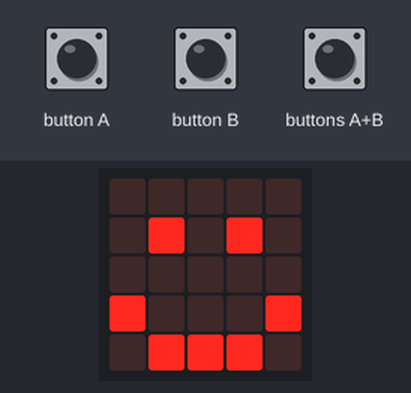
A program run on a simulated BBC micro:bit running MicroPython. On the bench: the board's 5×5 LED display. The inputs (shaded band) are chosen by the test bench. Random numbers come from a fixed seed.

Above: at 1.2 s.
1.3 s: button A pressed for 0.15 s
At 2.0 s:
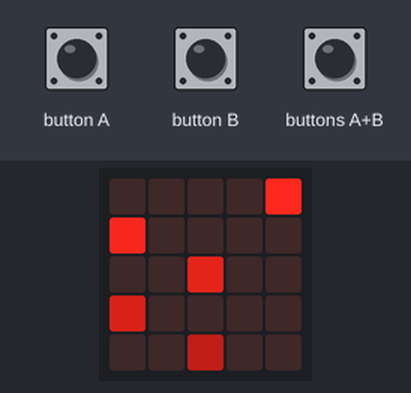
2.9 s: button B pressed for 0.15 s
At 4.1 s:
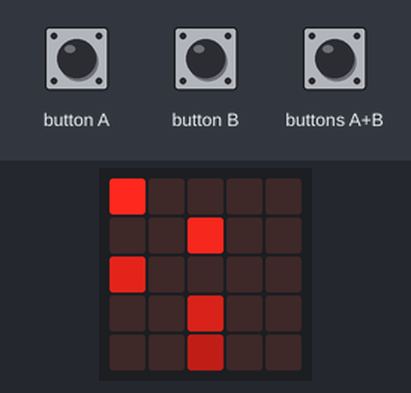
4.5 s: button A pressed for 1 s
At 5.4 s:
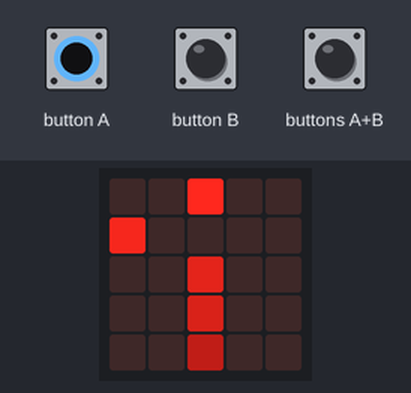
7.0 s: buttons A+B pressed for 0.15 s
At 7.3 s:
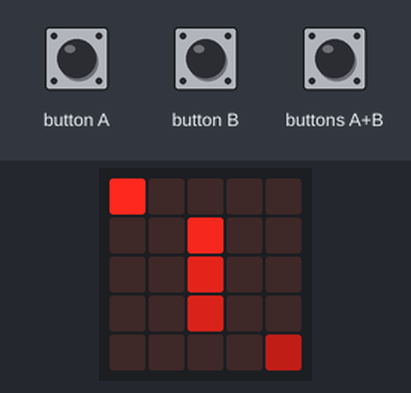
8.6 s: button A pressed for 0.15 s
At 9.8 s:
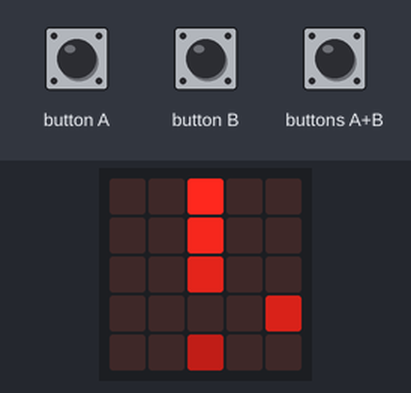
10.2 s: buttons A+B pressed for 1 s
At 11.7 s:
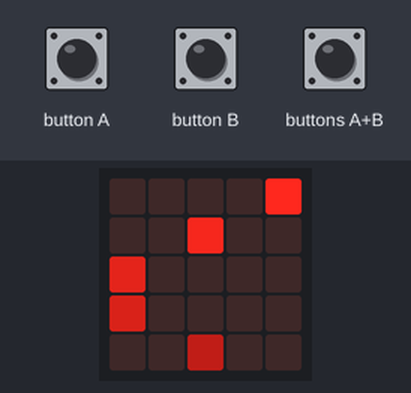
Timing chart, 0 to 13.2 s (numbered marks = the images above; inputs shaded):
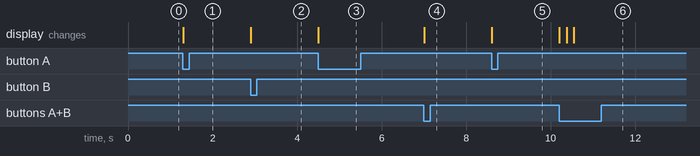

The program:

asteroid_destroyer_v1.0.py
```python
"""
Asteroid destroyer para Micro:bit - Destrua todos os asteroides o mais rápido possível.
Inicialmente será exibido um rosto feliz, para iniciar precione ou o botão A ou B.
    Botão A - para iniciar no modo fácil (toda tela será usada para mostrar os próximos asteroides)
    Botão B - para iniciar no modo Difícil (apenas o próximo asteroide é mostrado)
Sempre destrua o asteroide que estiver na primeira linha. Para destruir os asteroides basta precionar:
    Botão A - Para destruir os asteroides na coluna esquerda
    Botão B - Para destruir os asteroides na coluna direita
    Botão A+B - Para destruir os asteroides no coluna central
No final será mostrado o tempo (em segundos) que o jogodor levou para destruir todos os asteroides.
Este tempo serve como pontuação/score a fim de disputar com outros jogadores.

Autor: Pedro Henrique Robadel (ph.robadel@gmail.com)
Versão: 1.0 @ 2020/08/31
Licença: MIT License (https://opensource.org/licenses/MIT)
Mais informações: https://github.com/ph-robadel/MicroBit-Game-AsteroidDestroyer.git
"""

from microbit import display, Image, button_a, button_b
from time import ticks_ms, sleep_ms
from random import randint

QTD_MAXIMA_ASTEROIDES = 100
qtd_asteroides_gerados = 0

def iniciar_lista(tamanho_lista:int) -> list:
    global qtd_asteroides_gerados
    qtd_asteroides_gerados = tamanho_lista
    lista = []
    for iteracao in range(tamanho_lista):
        lista.append(randint(0, 2)*2)

    return lista

def atualizar_lista(lista:list) -> None:
    global qtd_asteroides_gerados
    del(lista[0])
    if qtd_asteroides_gerados < QTD_MAXIMA_ASTEROIDES:
        lista.append(randint(0, 2)*2)
        qtd_asteroides_gerados += 1
    else:
        lista.append(-1)

def imp_lista(lista:list, isDificil:bool) -> None:
    display.clear()

    if isDificil:
        fator = 6
    else:
        fator = 1.5

    for y, x in enumerate(lista):
        if(0<=x<5 and 0<=y<5):
            display.set_pixel(x, y, 9-int(y*fator))

def jogar(qtd_asteroides_tela:int) -> None:
    lista_jogo = iniciar_lista(qtd_asteroides_tela)
    isDificil = qtd_asteroides_tela < 3
    imp_lista(lista_jogo, isDificil)
    t_ini = ticks_ms()
    while lista_jogo[0] != -1:
        if(button_a.is_pressed() and not button_b.is_pressed() and lista_jogo[0] == 0) or\
          (button_a.is_pressed() and button_b.is_pressed() and lista_jogo[0] == 2) or\
          (not button_a.is_pressed() and button_b.is_pressed() and lista_jogo[0] == 4):
            atualizar_lista(lista_jogo)
            imp_lista(lista_jogo, isDificil)
            sleep_ms(170)

    display.scroll("{:.2f}".format((ticks_ms() - t_ini)/1000))
    display.show(Image.HAPPY)


display.show(Image.HAPPY)
while True:
    # Botão A - Inicia jogo no modo fácil
    # Botão B - Inicia jogo no modo difícil
    if button_a.is_pressed():
        jogar(qtd_asteroides_tela=5)
    elif button_b.is_pressed():
        jogar(qtd_asteroides_tela=2)
```

Measured:
- after the input at 1.3 s, the display: changes at once (image 1)
- after the input at 2.9 s, the display: changes at once (image 2)
- after the input at 4.5 s, the display: changes at once (image 3)
- after the input at 7.0 s, the display: changes at once (image 4)
- after the input at 8.6 s, the display: changes at once (image 5)
- after the input at 10.2 s, the display: first changes at once (image 6 shows a later state)
